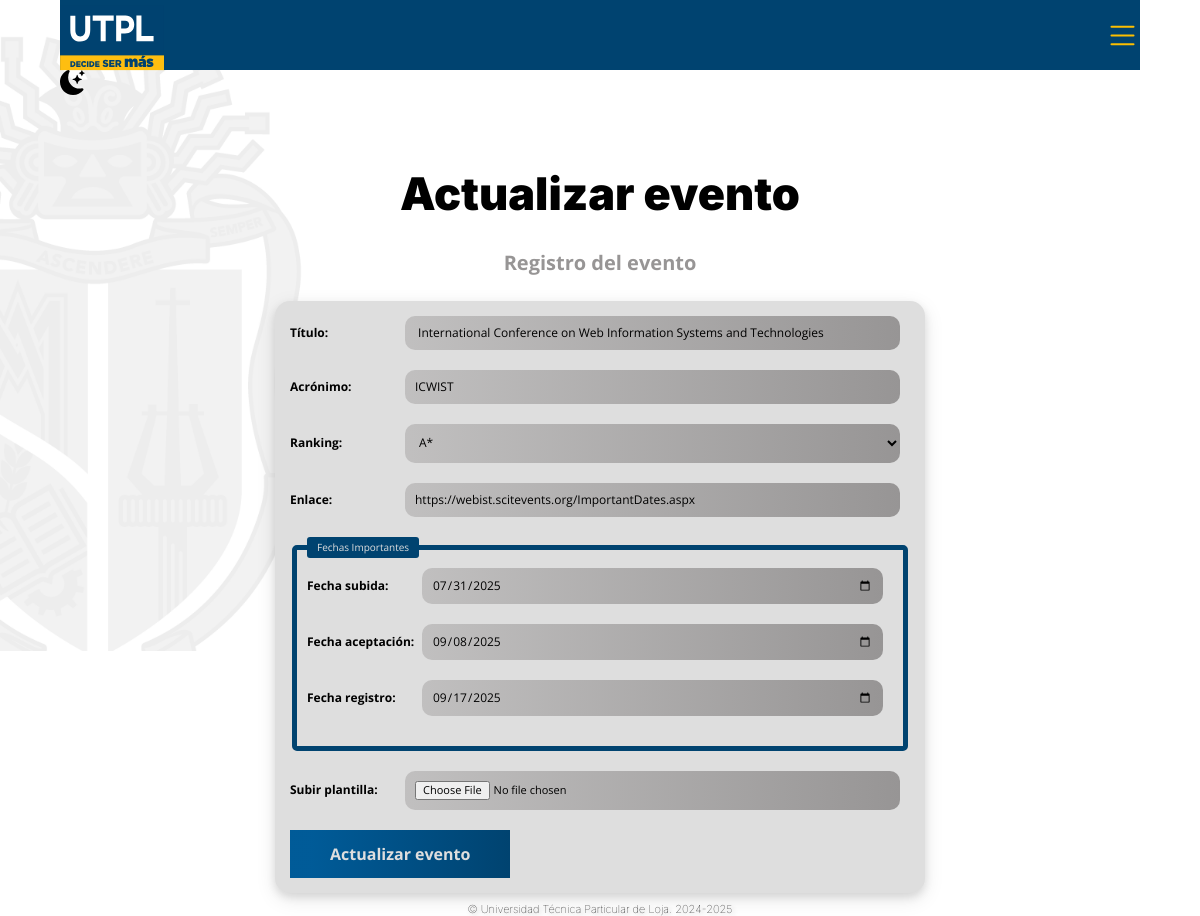
The app's page /editar_evento?id=1 (signed in) with its own data.
### tables this page shows
CREATE TABLE `eventos` (
  `id` int NOT NULL AUTO_INCREMENT,
  `titulo` varchar(255) DEFAULT NULL,
  `acronimo` varchar(15) NOT NULL,
  `ranking` varchar(10) DEFAULT NULL,
  `enlace` varchar(150) DEFAULT NULL,
  `usuario_id` int DEFAULT NULL,
  `fecha` date DEFAULT NULL,
  `documento_url` varchar(100) DEFAULT NULL,
  `fechaAcep` date DEFAULT NULL,
  `fecha_registro` date DEFAULT NULL,
  PRIMARY KEY (`id`),
  KEY `fk_usuario_id_eventos` (`usuario_id`),
  CONSTRAINT `fk_usuario_id_eventos` FOREIGN KEY (`usuario_id`) REFERENCES `usuarios` (`id`)
);

### controllers/EventosController.php (called while the page is built, shortened)
<?php
class EventosController
{
    public static function editar(Router $router)
    {
        $id = $_GET['id'];
        $eventos = Evento::find($id);
        $alertas = Evento::getAlertas();
        $router->render('admin/EditarEvento', [
            'eventos' => $eventos,
            'alertas' => $alertas
        ]);
    }
}

### public/index.php (called while the page is built, shortened)
<?php
$router = new Router();
$router->get('/', [LoginController::class, 'paginaPrincipal']);
$router->get('/login', [LoginController::class, 'login']);
$router->post('/login', [LoginController::class, 'login']);
$router->get('/logout', [LoginController::class, 'logout']);
$router->post('/actualizar_codigo', [CodigoController::class, 'actualizarCodigoSecreto']);
$router->get('/actualizar_codigo', [CodigoController::class, 'actualizarCodigoSecreto']);
$router->post('/registrar_usuario', [LoginController::class, 'usuario']);
$router->get('/registrar_usuario', [LoginController::class, 'usuario']);
$router->get('/actualizar', [LoginController::class, 'actualizarLogin']);
$router->post('/actualizar', [LoginController::class, 'actualizarLogin']);
$router->get('/olvide', [LoginController::class, 'olvideContraseña']);
$router->post('/olvide', [LoginController::class, 'olvideContraseña']);
$router->get('/eliminarUsuario', [LoginController::class, 'eliminar']);
$router->get('/paginaAdministrador', [LoginController::class, 'paginaAdministrador']);
$router->get('/Eventos', [EventosController::class, 'Eventos']);
$router->post('/Eventos', [EventosController::class, 'Eventos']);
$router->get('/Revistas', [RevistasController::class, 'Revistas']);
$router->post('/Revistas', [RevistasController::class, 'Revistas']);
$router->get('/eliminar', [RevistasController::class, 'eliminar']);
$router->get('/eliminar_evento', [EventosController::class, 'eliminar']);
$router->get('/editar', [RevistasController::class, 'editar']);
$router->post('/editar', [RevistasController::class, 'editar']);
$router->get('/editar_evento', [EventosController::class, 'editar']);
$router->post('/editar_evento', [EventosController::class, 'editar']);
$router->get('/buscar_revistas_admin', [RevistasController::class, 'buscarAdmin']);
$router->post('/buscar_revistas_admin', [RevistasController::class, 'buscarAdmin']);
$router->get('/buscar_revistas_publico', [RevistasController::class, 'buscarPublico']);
$router->post('/buscar_revistas_publico', [RevistasController::class, 'buscarPublico']);
$router->get('/buscar_eventos_admin', [EventosController::class, 'buscarAdmin']);
$router->post('/buscar_eventos_admin', [EventosController::class, 'buscarAdmin']);
$router->get('/buscar_eventos_publico', [EventosController::class, 'buscarPublico']);
$router->post('/buscar_eventos_publico', [eventosController::class, 'buscarPublico']);
$router->comprobarRutas();

### models/ActiveRecord.php (called while the page is built, shortened)
<?php
class ActiveRecord
{
    protected static $db;
    protected static $tabla = '';
    public static function setDB($database)
    {
        self::$db = $database;
    }
    public static function find($id)
    {
        $query = "SELECT * FROM " . static::$tabla  . " WHERE id = {$id}";
        $resultado = self::consultarSQL($query);
        return array_shift($resultado);
    }
    public static function consultarSQL($query)
    {
        $resultado = self::$db->query($query);
        $array = [];
        while ($registro = $resultado->fetch_assoc()) {
            $array[] = static::crearObjeto($registro);
        }
        return $array;
    }
    protected static function crearObjeto($registro)
    {
        $objeto = new static;
        foreach ($registro as $key => $value) {
            if (property_exists($objeto, $key)) {
                $objeto->$key = $value;
            }
        }
        return $objeto;
    }
}

### includes/funciones.php (called while the page is built, shortened)
<?php
function s($html) : string {
    $s = htmlspecialchars($html);
    return $s;
}

### views/admin/EditarEvento.php (the view, shortened to what this page needs)
<div class="contenedor">
    <?php
    include_once __DIR__ . "../../plantillas/Menu.php";
    ?>
    <h1>Actualizar evento</h1>
    <div class="contenedor-sm">
        <p class="descripcion-pagina">Registro del evento</p>
        <form class="formulario" method="POST" enctype="multipart/form-data">
            <div class="campo">
                <label for="titulo">Título:</label>
                <input
                    type="text"
                    id="titulo"
                    name="titulo"
                    placeholder="Título del evento"
                    value="<?php echo s($eventos->titulo); ?>" />
            </div>
            <div class="campo">
                <label for="acronimo">Acrónimo:</label>
                <input
                    type="text"
                    id="acronimo"
                    name="acronimo"
                    placeholder="Acrónimo"
                    value="<?php echo s($eventos->acronimo); ?>" />
            </div>
            <div class="campo">
                <label for="ranking">Ranking:</label>
                <select id="ranking" name="ranking">
                    <option value="<?php echo s('A*'); ?>" <?php echo $eventos->ranking == 'A*' ? 'selected' : ''; ?>>A*</option>
                </select>
            </div>
            <div class="campo">
                <label for="enlace">Enlace:</label>
                <input
                    type="enlace"
                    id="enlace"
                    name="enlace"
                    placeholder="Enlace de evento"
                    value="<?php echo s($eventos->enlace); ?>" />
            </div>
            <fieldset>
                <legend>Fechas Importantes</legend>
                <div class="campo">
                    <label for="fecha">Fecha subida:</label>
                    <input
                        type="date"
                        id="fecha"
                        name="fecha"
                        value="<?php echo s($eventos->fecha); ?>" />
                </div>
                <div class="campo">
                    <label for="fechaAcep">Fecha aceptación:</label>
                    <?php if ($eventos->fechaAcep == '1111-11-11'): ?>
                        <input
                            type="date"
                            id="fechaAcep"
                            name="fechaAcep"
                            value="" />
                        <svg xmlns="http://www.w3.org/2000/svg" width="20" height="20" fill="currentColor" class="descargar-zip" viewBox="0 0 16 16">
                            <path d="M8 15A7 7 0 1 1 8 1a7 7 0 0 1 0 14m0 1A8 8 0 1 0 8 0a8 8 0 0 0 0 16" />
                            <path d="M7.002 11a1 1 0 1 1 2 0 1 1 0 0 1-2 0M7.1 4.995a.905.905 0 1 1 1.8 0l-.35 3.507a.552.552 0 0 1-1.1 0z" />
                        </svg>
                    <?php else: ?>
                        <input
                            type="date"
                            id="fechaAcep"
                            name="fechaAcep"
                            value="<?php echo s($eventos->fechaAcep); ?>" />
                    <?php endif; ?>
                </div>
                <div class="campo">
                    <label for="fecha_registro">Fecha registro:</label>
                    <?php if ($eventos->fecha_registro == '1111-11-11'): ?>
                        <input
                            type="date"
                            id="fecha_registro"
                            name="fecha_registro"
                            value="" />
                        <svg xmlns="http://www.w3.org/2000/svg" width="20" height="20" fill="currentColor" class="descargar-zip" viewBox="0 0 16 16">
                            <path d="M8 15A7 7 0 1 1 8 1a7 7 0 0 1 0 14m0 1A8 8 0 1 0 8 0a8 8 0 0 0 0 16" />
                            <path d="M7.002 11a1 1 0 1 1 2 0 1 1 0 0 1-2 0M7.1 4.995a.905.905 0 1 1 1.8 0l-.35 3.507a.552.552 0 0 1-1.1 0z" />
                        </svg>
                    <?php else: ?>
                        <input
                            type="date"
                            id="fecha_registro"
                            name="fecha_registro"
                            value="<?php echo s($eventos->fecha_registro); ?>" />
                    <?php endif; ?>
                </div>
            </fieldset>
            <div class="campo">
                <label for="archivo">Subir plantilla:</label>
                <input type="file" id="archivo" name="archivo" accept=".doc, .docx, .tex, .zip, .cls, .bib, .txt">
            </div>
            <input type="submit" class="boton" value="Actualizar evento">
    </div>
</div>

### public/build/css/app.css (style rules this page uses)
body { margin:0 }
h1 { font-size:2em;margin:.67em 0 }
button,input,optgroup,select,textarea { font-family:inherit;font-size:100%;line-height:1.15;margin:0 }
button,input { overflow:visible }
button,select { text-transform:none }
button,[type=button],[type=reset],[type=submit] { -webkit-appearance:button }
fieldset { padding:.35em .75em .625em }
legend { box-sizing:border-box;color:inherit;display:table;max-width:100%;padding:0;white-space:normal }
*,*:before,*:after { box-sizing:inherit }
html { font-size:62.5%;box-sizing:border-box;height:100% }
body { background:url("/build/img/fondo-utpl.svg");background-repeat:no-repeat;background-size:46rem;background-position:unset;font-family:"Open Sans",sans-serif;font-size:1.6rem;min-height:100% }
.contenedor { width:90%;max-width:120rem;margin:0 auto }
.contenedor-sm { max-width:65rem;margin:0 auto }
h1,h2,h3 { font-family:"Inter",sans-serif;margin:0 0 2.5rem 0;font-weight:900 }
h1 { font-size:4.5rem;text-align:center;margin-top:7rem }
p { font-size:2rem;color:#979595;line-height:1.8;text-align:center }
.contenedor-sm .descripcion-pagina { font-weight:bold;text-align:center }
.contenedor-sm .formulario { margin-top:1rem;box-shadow:0 4px 8px rgba(0,0,0,.1),0 6px 20px rgba(0,0,0,.1);padding:15px;background-color:#dedede;border-radius:15px }
.contenedor-sm .formulario .campo { display:flex;align-items:center;margin-bottom:2rem;gap:.5rem;font-size:1.2rem }
.contenedor-sm .formulario .campo label { flex:0 0 11rem;color:#000;font-weight:bold }
.contenedor-sm .formulario .campo input,.contenedor-sm .formulario .campo select { flex:1;padding:1rem;border:none;margin-right:1rem;background:linear-gradient(to left, #979595 0%, rgb(192.6, 191.4, 191.4) 100%);border-radius:10px }
.contenedor-sm .formulario input[type=submit] { background:linear-gradient(to left, #004370 0%, rgb(0, 90.8089285714, 151.8) 90%);padding:1.5rem 4rem;color:#dedede;font-size:1.6rem;display:inline-block;font-weight:700;border:none;transition-property:background-color;transition-duration:1s;text-align:center;display:block;width:100% }
@media (min-width: 768px) { .contenedor-sm .formulario input[type=submit] { width:auto } }
input[type=file] { font-size:.8rem }
@media (min-width: 480px) { input[type=file] { font-size:1.1rem } }
fieldset { border:5px solid #004370;border-radius:5px;padding:10px;margin-bottom:20px }
legend { background-color:#004370;color:#dedede;padding:5px 10px;border-radius:3px;font-size:1rem }

### records on screen
eventos: titulo "International Conference on Web Information Systems and Technologies", acronimo "ICWIST", ranking "A*", enlace "https://webist.scitevents.org/ImportantDates.aspx", fecha "07/31/2025", fechaAcep "09/08/2025", fecha_registro "09/17/2025"
